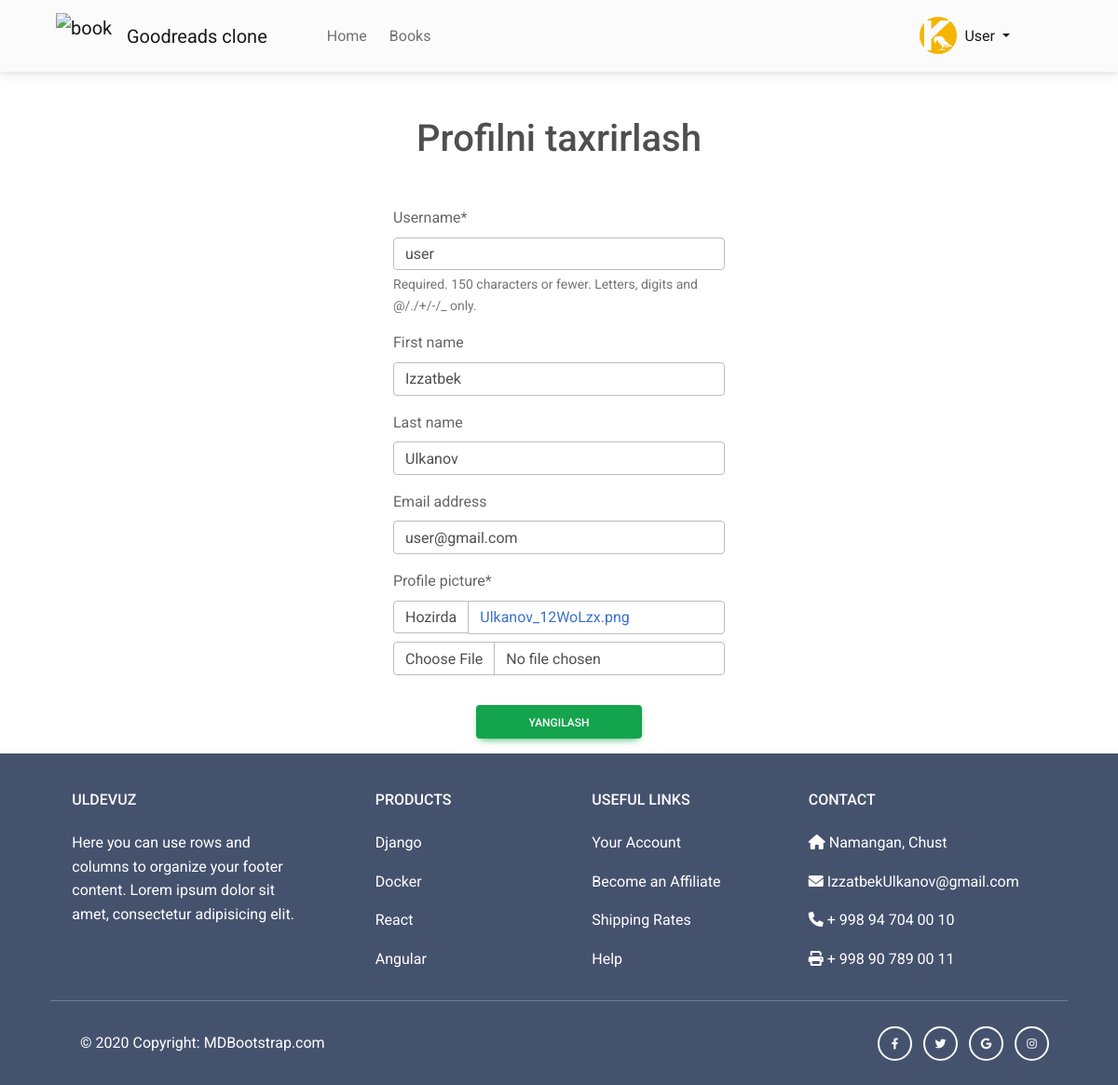
/users/profile/edit/ (signed in), run on the app's committed database.
### users/models.py (models this page shows)
class CustomUser(AbstractUser):
    profile_picture = models.ImageField(default='default_profile_pic.png')

### users/views.py (the view, shortened to what this page needs)
# urls.py: path('profile/edit/', ProfileUpdateView.as_view(), name = 'profile_edit'),
class ProfileUpdateView(LoginRequiredMixin, View):
    def get(self, request):
        user_update_form = UserUpdateForm(instance=request.user)
        return render(request, 'users/profile_edit.html', {'form': user_update_form})

### users/forms.py
class UserUpdateForm(forms.ModelForm):
    class Meta:
        model = CustomUser
        fields = ('username', 'first_name', 'last_name', 'email', 'profile_picture',)

### users/templates/users/profile_edit.html (shortened to what this page needs)
{% extends 'base.html' %}
{% load crispy_forms_tags %}
{% block content %}
<h1 class="my-5 text-center">Profilni taxrirlash</h1>
<div class="row justify-content-center">
    <div class="col-4">
        <form method="post" enctype="multipart/form-data">
            {{ form | crispy }}
            <div class="d-grid gap-2 col-6 mx-auto">
                <button class="btn btn-success my-3 " type="submit">Yangilash</button>
            </div>
        </form>
    </div>
</div>
{% endblock %}

### templates/header.html (shortened to what this page needs)
<nav class="navbar navbar-expand-lg navbar-light bg-light">
  <div class="container-fluid">
    <img width="60" height="60" class="navbar-brand ms-5"src="https://img.icons8.com/3d-fluency/94/book-shelf.png" alt="book-shelf"/>
    <a class="navbar-brand me-5" href="{% url 'landing_page' %}">Goodreads clone</a>
    <div class="collapse navbar-collapse" id="navbarSupportedContent">
      <ul class="navbar-nav me-auto mb-2 mb-lg-0">
        <li class="nav-item">
            <a class="nav-link mx-2 {% if request.path == home_page_url %} active {% endif %}" aria-current="page" href="{{ home_page_url }}">Home</a>
        </li>
        <li class="nav-item">
          <a class="nav-link {% if request.path == books_list_url %} active {% endif %}" aria-current="page" href="{{ books_list_url }}">Books</a>
        </li>
      </ul>
    <div class="mx-5 d-flex">
      {% if request.user.is_authenticated %}
        <img class="profile_pic_admin mt-2 mt-lg-0 header_image" src="{{ user.profile_picture.url }}" alt="{{ user.profile_picture.name }} ">
        <ul class="navbar-nav me-5 d-block">
          <li class="nav-item dropdown">
               <a class="nav-link dropdown-toggle active" href="#" id="navbarDropdown" role="button" data-bs-toggle="dropdown" aria-expanded="false">
                {{ request.user.username.title }}
              </a>
          </li>
        </ul>
      {% else %}
        <div class="me-5">
          <a class="btn btn-outline-primary" href="{% url 'users:login' %}">Kirish</a>
          <a class="btn btn-outline-success" href="{% url 'users:register' %}">Ro'yxatdan o'tish</a>
        </div>
      {% endif %}
    </div>
    </div>
  </div>
</nav>

### static/css/main.css (style rules this page uses)
.profile_pic_admin { width: 40px; height: 40px; border-radius: 50%; }
.d-flex, .d-inline-flex, .media, .media>:not(.media-body), .jumbotron, .card { -ms-flex-negative: 1; flex-shrink: 1; }

### data on the page
CustomUser: profile_picture (picture), user.username "User", username "user", first_name "Izzatbek", last_name "Ulkanov", email "user@gmail.com"
